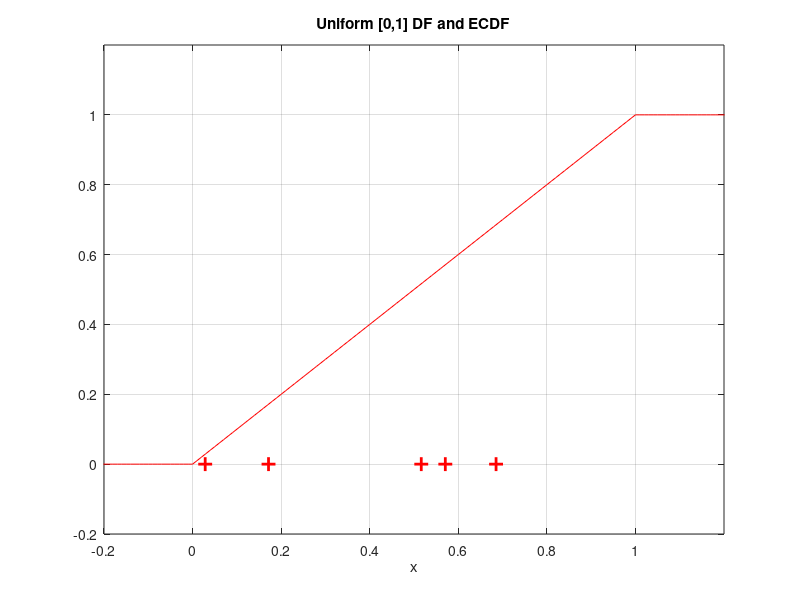

MATLAB code to generate this figure: (Note: this script raises an error after producing the figure.)
xs = -1:0.01:2; % vector xs from -1 to 2 with increment .05 for x values
% get the [0,1] uniform DF or cdf of xs in vector cdf
cdf=zeros(size(xs));% initialise cdf as zero
indices = find(xs>=1); cdf(indices) = 1; % set cdf as 1 when xs >= 1
indices = find(xs>=0 & xs<=1); cdf(indices)=xs(indices); % cdf=xs when 0 <= xs <= 1
plot(xs,cdf,'r') % plot the DF
hold on; title('Uniform [0,1] DF and ECDF'); xlabel('x'); axis([-0.2 1.2 -0.2 1.2])
x=[0.5164, 0.5707, 0.0285, 0.1715, 0.6853]; % five samples
plot(x,zeros(1,5),'r+','LineWidth',2,'MarkerSize',10)% plot the data as red + marks
hold on; grid on; % turn on grid
ECDF(x,1,.2,.6);% ECDF (type help ECDF) plot is extended to left and right by .2 and .4, respectively.
 